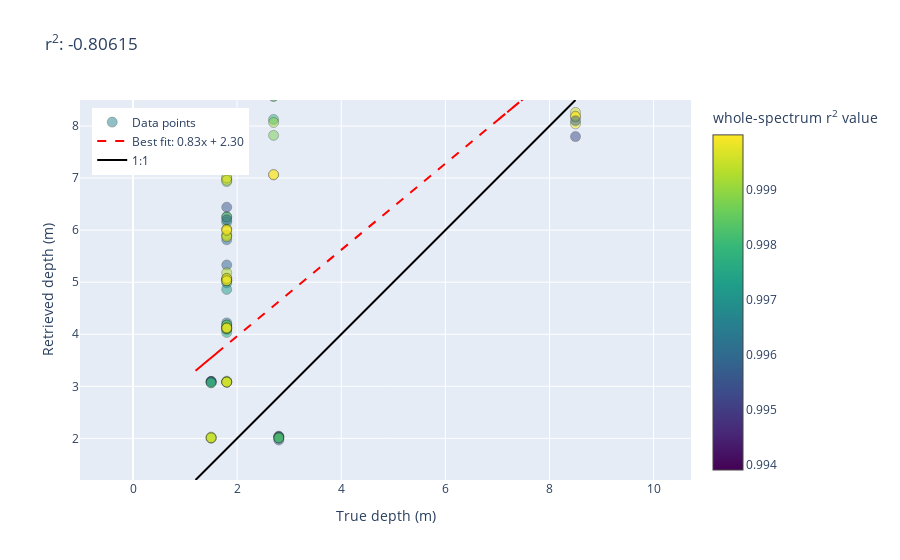

Notebook code for this chart:
### Code cell
# Create a scatter plot of retrieved vs actual depth
scatter = go.Scatter(
    x=validation_data.Depth[:len(fits)],
    y=fits.H,
    mode='markers',
    marker=dict(
        size=10,
        color=fits.r2,
        colorscale='Viridis',
        showscale=True,
        colorbar=dict(title="whole-spectrum r<sup>2</sup> value"),
        line=dict(width=0.5, color='#000000'),
        opacity=0.5,
        # assign hover labels the respective values in validation_data
      ),
        name='Data points',
        hovertext=[f"K: {K:.2f}, bb: {bb:.2f}, r<sup>2</sup>: {r2:.5f}, sa: {sa:.5f}, sample: {i}" for K, bb, r2, sa, i in zip(fits.K, fits.bb, fits.r2, fits.spectral_angle, fits.index)],
    # hoverinfo="text"
)

p = np.polyfit(validation_data.Depth[:len(fits)], fits.H, 1)
pred = np.polyval(p, validation_data.Depth[:len(fits)])
# THIS LOOKS WRONG
best_fit_line = go.Scatter(
    x=validation_data.Depth[:len(fits)],
    y=pred,
    mode='lines',
    line=dict(color='red', dash='dash'),
    name=f"Best fit: {p[0]:.2f}x + {p[1]:.2f}",
)
one_to_one_line = go.Scatter(
    x=[min(validation_data.Depth[:len(fits)]), max(validation_data.Depth[:len(fits)])],
    y=[min(validation_data.Depth[:len(fits)]), max(validation_data.Depth[:len(fits)])],
    mode='lines',
    line=dict(color='black'),
    name='1:1'
)

plot = True
if plot:
    fig = make_subplots()
    fig.add_trace(scatter)
    fig.add_trace(best_fit_line)
    fig.add_trace(one_to_one_line)

    # Update layout
    fig.update_layout(
        title=f"r<sup>2</sup>: {r2_score(validation_data.Depth[:len(fits)], fits.H):.5f}",
        xaxis_title="True depth (m)",
        yaxis_title="Retrieved depth (m)",
        xaxis=dict(range=[min(validation_data.Depth[:len(fits)]), max(validation_data.Depth[:len(fits)])], scaleanchor='y', scaleratio=1),
        yaxis=dict(range=[min(validation_data.Depth[:len(fits)]), max(validation_data.Depth[:len(fits)])], scaleanchor='x', scaleratio=1),
        legend=dict(x=0.02, y=0.98),   
    )

    fig.update_yaxes(
        scaleanchor='x',
        scaleratio=1,
    )

    # show the figure
    fig.show()

### Figure 1 — Plotly figure (JSON) as saved in the notebook; plotly's stock layout.template omitted (floating-point values rounded to 4 significant figures)
{"data": [{"hovertext": ["K: -1.57, bb: 0.10, r<sup>2</sup>: 0.99659, sa: 0.01582, sample: 0", "K: -5.94, bb: 0.32, r<sup>2</sup>: 0.99818, sa: 0.01149, sample: 1", "K: 0.27, bb: 0.22, r<sup>2</sup>: 0.99765, sa: 0.01310, sample: 2", "K: -2.86, bb: 2.40, r<sup>2</sup>: 0.99901, sa: 0.00847, sample: 3", "K: -3.83, bb: 0.05, r<sup>2</sup>: 0.99899, sa: 0.00861, sample: 4", "K: -2.65, bb: 0.18, r<sup>2</sup>: 0.99920, sa: 0.00763, sample: 5", "K: -0.29, bb: 0.78, r<sup>2</sup>: 0.99930, sa: 0.00713, sample: 6", "K: -2.25, bb: 0.32, r<sup>2</sup>: 0.99948, sa: 0.00615, sample: 7", "K: -2.83, bb: 0.14, r<sup>2</sup>: 0.99959, sa: 0.00549, sample: 8", "K: -2.81, bb: 0.16, r<sup>2</sup>: 0.99958, sa: 0.00550, sample: 9", "K: 0.09, bb: 0.07, r<sup>2</sup>: 0.99629, sa: 0.01464, sample: 10", "K: -0.10, bb: 0.07, r<sup>2</sup>: 0.99706, sa: 0.01311, sample: 11", "K: -0.26, bb: 0.05, r<sup>2</sup>: 0.99660, sa: 0.01402, sample: 12", "K: -0.19, bb: 0.10, r<sup>2</sup>: 0.99709, sa: 0.01297, sample: 13", "K: -0.15, bb: 0.09, r<sup>2</sup>: 0.99820, sa: 0.01009, sample: 14", "K: -0.34, bb: 0.06, r<sup>2</sup>: 0.99867, sa: 0.00878, sample: 15", "K: -0.37, bb: 0.05, r<sup>2</sup>: 0.99891, sa: 0.00790, sample: 16", "K: -0.32, bb: 0.06, r<sup>2</sup>: 0.99915, sa: 0.00700, sample: 17", "K: -0.30, bb: 0.07, r<sup>2</sup>: 0.99939, sa: 0.00592, sample: 18", "K: -0.27, bb: 0.07, r<sup>2</sup>: 0.99950, sa: 0.00536, sample: 19", "K: 0.22, bb: 0.07, r<sup>2</sup>: 0.99432, sa: 0.01952, sample: 20", "K: -0.02, bb: 0.08, r<sup>2</sup>: 0.99636, sa: 0.01596, sample: 21", "K: -0.04, bb: 0.08, r<sup>2</sup>: 0.99563, sa: 0.01713, sample: 22", "K: -0.01, bb: 0.06, r<sup>2</sup>: 0.99758, sa: 0.01287, sample: 23", "K: 0.13, bb: 0.07, r<sup>2</sup>: 0.99752, sa: 0.01293, sample: 24", "K: 0.07, bb: 0.08, r<sup>2</sup>: 0.99856, sa: 0.00990, sample: 25", "K: 0.03, bb: 0.07, r<sup>2</sup>: 0.99925, sa: 0.00708, sample: 26", "K: -0.09, bb: 0.05, r<sup>2</sup>: 0.99915, sa: 0.00759, sample: 27", "K: -0.05, bb: 0.06, r<sup>2</sup>: 0.99950, sa: 0.00579, sample: 28", "K: -0.03, bb: 0.07, r<sup>2</sup>: 0.99956, sa: 0.00542, sample: 29", "K: 0.17, bb: 0.06, r<sup>2</sup>: 0.99430, sa: 0.02336, sample: 30", "K: 0.01, bb: 0.07, r<sup>2</sup>: 0.99512, sa: 0.02164, sample: 31", "K: 0.18, bb: 0.08, r<sup>2</sup>: 0.99709, sa: 0.01666, sample: 32", "K: -0.07, bb: 0.07, r<sup>2</sup>: 0.99732, sa: 0.01599, sample: 33", "K: 0.01, bb: 0.06, r<sup>2</sup>: 0.99811, sa: 0.01341, sample: 34", "K: 0.12, bb: 0.08, r<sup>2</sup>: 0.99830, sa: 0.01283, sample: 35", "K: 0.05, bb: 0.05, r<sup>2</sup>: 0.99921, sa: 0.00870, sample: 36", "K: 0.06, bb: 0.06, r<sup>2</sup>: 0.99938, sa: 0.00770, sample: 37", "K: 0.06, bb: 0.06, r<sup>2</sup>: 0.99961, sa: 0.00614, sample: 38", "K: 0.06, bb: 0.06, r<sup>2</sup>: 0.99967, sa: 0.00566, sample: 39", "K: 0.38, bb: 0.06, r<sup>2</sup>: 0.99489, sa: 0.02562, sample: 40", "K: 0.26, bb: 0.06, r<sup>2</sup>: 0.99619, sa: 0.02237, sample: 41", "K: 0.26, bb: 0.05, r<sup>2</sup>: 0.99676, sa: 0.02031, sample: 42", "K: 0.17, bb: 0.06, r<sup>2</sup>: 0.99789, sa: 0.01654, sample: 43", "K: 0.12, bb: 0.04, r<sup>2</sup>: 0.99783, sa: 0.01675, sample: 44", "K: 0.18, bb: 0.05, r<sup>2</sup>: 0.99857, sa: 0.01371, sample: 45", "K: 0.08, bb: 0.04, r<sup>2</sup>: 0.99913, sa: 0.01068, sample: 46", "K: 0.13, bb: 0.04, r<sup>2</sup>: 0.99960, sa: 0.00719, sample: 47", "K: 0.10, bb: 0.04, r<sup>2</sup>: 0.99974, sa: 0.00580, sample: 48", "K: 0.10, bb: 0.04, r<sup>2</sup>: 0.99977, sa: 0.00548, sample: 49", "K: 0.20, bb: 0.05, r<sup>2</sup>: 0.99587, sa: 0.02611, sample: 50", "K: 0.02, bb: 0.02, r<sup>2</sup>: 0.99709, sa: 0.02188, sample: 51", "K: 0.20, bb: 0.02, r<sup>2</sup>: 0.99726, sa: 0.02122, sample: 52", "K: 0.18, bb: 0.03, r<sup>2</sup>: 0.99792, sa: 0.01845, sample: 53", "K: 0.16, bb: 0.04, r<sup>2</sup>: 0.99855, sa: 0.01539, sample: 54", "K: 0.14, bb: 0.05, r<sup>2</sup>: 0.99933, sa: 0.01036, sample: 55", "K: 0.19, bb: 0.04, r<sup>2</sup>: 0.99951, sa: 0.00892, sample: 56", "K: 0.15, bb: 0.03, r<sup>2</sup>: 0.99972, sa: 0.00676, sample: 57", "K: 0.17, bb: 0.04, r<sup>2</sup>: 0.99986, sa: 0.00483, sample: 58", "K: 0.17, bb: 0.03, r<sup>2</sup>: 0.99991, sa: 0.00385, sample: 59", "K: 0.26, bb: 0.04, r<sup>2</sup>: 0.99658, sa: 0.02577, sample: 60", "K: 0.33, bb: 0.03, r<sup>2</sup>: 0.99614, sa: 0.02702, sample: 61", "K: 0.26, bb: 0.05, r<sup>2</sup>: 0.99774, sa: 0.02062, sample: 62", "K: 0.19, bb: 0.03, r<sup>2</sup>: 0.99875, sa: 0.01549, sample: 63", "K: 0.19, bb: 0.05, r<sup>2</sup>: 0.99853, sa: 0.01656, sample: 64", "K: 0.23, bb: 0.03, r<sup>2</sup>: 0.99923, sa: 0.01211, sample: 65", "K: 0.30, bb: 0.04, r<sup>2</sup>: 0.99946, sa: 0.01012, sample: 66", "K: 0.24, bb: 0.04, r<sup>2</sup>: 0.99973, sa: 0.00708, sample: 67", "K: 0.25, bb: 0.04, r<sup>2</sup>: 0.99991, sa: 0.00421, sample: 68", "K: 0.25, bb: 0.04, r<sup>2</sup>: 0.99998, sa: 0.00216, sample: 69", "K: 0.25, bb: 0.04, r<sup>2</sup>: 0.99552, sa: 0.03051, sample: 70", "K: 0.11, bb: 0.03, r<sup>2</sup>: 0.99577, sa: 0.02934, sample: 71", "K: 0.40, bb: 0.06, r<sup>2</sup>: 0.99710, sa: 0.02443, sample: 72", "K: 0.37, bb: 0.05, r<sup>2</sup>: 0.99833, sa: 0.01850, sample: 73", "K: 0.26, bb: 0.05, r<sup>2</sup>: 0.99843, sa: 0.01798, sample: 74", "K: 0.26, bb: 0.04, r<sup>2</sup>: 0.99903, sa: 0.01423, sample: 75", "K: 0.31, bb: 0.05, r<sup>2</sup>: 0.99951, sa: 0.01007, sample: 76", "K: 0.31, bb: 0.05, r<sup>2</sup>: 0.99980, sa: 0.00641, sample: 77", "K: 0.33, bb: 0.05, r<sup>2</sup>: 0.99995, sa: 0.00326, sample: 78", "K: 0.32, bb: 0.05, r<sup>2</sup>: 0.99999, sa: 0.00146, sample: 79", "K: 0.32, bb: 0.06, r<sup>2</sup>: 0.99545, sa: 0.03152, sample: 80", "K: 0.51, bb: 0.06, r<sup>2</sup>: 0.99648, sa: 0.02762, sample: 81", "K: 0.55, bb: 0.06, r<sup>2</sup>: 0.99784, sa: 0.02147, sample: 82", "K: 0.39, bb: 0.06, r<sup>2</sup>: 0.99857, sa: 0.01773, sample: 83", "K: 0.34, bb: 0.05, r<sup>2</sup>: 0.99873, sa: 0.01671, sample: 84", "K: 0.38, bb: 0.06, r<sup>2</sup>: 0.99896, sa: 0.01495, sample: 85", "K: 0.39, bb: 0.06, r<sup>2</sup>: 0.99958, sa: 0.00951, sample: 86", "K: 0.36, bb: 0.05, r<sup>2</sup>: 0.99983, sa: 0.00604, sample: 87", "K: 0.37, bb: 0.06, r<sup>2</sup>: 0.99994, sa: 0.00369, sample: 88", "K: 0.37, bb: 0.06, r<sup>2</sup>: 0.99999, sa: 0.00126, sample: 89", "K: 0.39, bb: 0.06, r<sup>2</sup>: 0.99391, sa: 0.03670, sample: 90", "K: 0.28, bb: 0.05, r<sup>2</sup>: 0.99529, sa: 0.03235, sample: 91", "K: 0.34, bb: 0.05, r<sup>2</sup>: 0.99593, sa: 0.03018, sample: 92", "K: 0.43, bb: 0.06, r<sup>2</sup>: 0.99796, sa: 0.02131, sample: 93", "K: 0.44, bb: 0.06, r<sup>2</sup>: 0.99841, sa: 0.01889, sample: 94", "K: 0.42, bb: 0.06, r<sup>2</sup>: 0.99873, sa: 0.01673, sample: 95", "K: 0.42, bb: 0.06, r<sup>2</sup>: 0.99946, sa: 0.01095, sample: 96", "K: 0.41, bb: 0.06, r<sup>2</sup>: 0.99978, sa: 0.00705, sample: 97", "K: 0.42, bb: 0.06, r<sup>2</sup>: 0.99993, sa: 0.00393, sample: 98", "K: 0.42, bb: 0.06, r<sup>2</sup>: 0.99999, sa: 0.00122, sample: 99"], "marker": {"color": [0.9966, 0.9982, 0.9976, 0.999, 0.999, 0.9992, 0.9993, 0.9995, 0.9996, 0.9996, 0.9963, 0.9971, 0.9966, 0.9971, 0.9982, 0.9987, 0.9989, 0.9992, 0.9994, 0.9995, 0.9943, 0.9964, 0.9956, 0.9976, 0.9975, 0.9986, 0.9992, 0.9991, 0.9995, 0.9996, 0.9943, 0.9951, 0.9971, 0.9973, 0.9981, 0.9983, 0.9992, 0.9994, 0.9996, 0.9997, 0.9949, 0.9962, 0.9968, 0.9979, 0.9978, 0.9986, 0.9991, 0.9996, 0.9997, 0.9998, 0.9959, 0.9971, 0.9973, 0.9979, 0.9985, 0.9993, 0.9995, 0.9997, 0.9999, 0.9999, 0.9966, 0.9961, 0.9977, 0.9987, 0.9985, 0.9992, 0.9995, 0.9997, 0.9999, 1.0, 0.9955, 0.9958, 0.9971, 0.9983, 0.9984, 0.999, 0.9995, 0.9998, 0.9999, 1.0, 0.9954, 0.9965, 0.9978, 0.9986, 0.9987, 0.999, 0.9996, 0.9998, 0.9999, 1.0, 0.9939, 0.9953, 0.9959, 0.998, 0.9984, 0.9987, 0.9995, 0.9998, 0.9999, 1.0], "colorbar": {"title": {"text": "whole-spectrum r<sup>2</sup> value"}}, "colorscale": [[0, "#440154"], [0.1111, "#482878"], [0.2222, "#3e4989"], [0.3333, "#31688e"], [0.4444, "#26828e"], [0.5556, "#1f9e89"], [0.6667, "#35b779"], [0.7778, "#6ece58"], [0.8889, "#b5de2b"], [1, "#fde725"]], "line": {"color": "#000000", "width": 0.5}, "opacity": 0.5, "showscale": true, "size": 10}, "mode": "markers", "name": "Data points", "type": "scatter", "x": [1.6, 1.6, 1.6, 1.6, 1.6, 1.6, 1.6, 1.6, 1.6, 1.2, 1.2, 1.2, 1.2, 1.2, 1.2, 1.2, 1.2, 1.2, 2.8, 2.8, 2.8, 2.8, 2.8, 2.8, 2.8, 2.8, 1.5, 1.5, 1.5, 1.5, 1.5, 1.5, 1.5, 1.5, 1.5, 1.8, 1.8, 1.8, 1.8, 1.8, 1.8, 1.8, 1.8, 1.8, 1.8, 1.8, 1.8, 1.8, 1.8, 1.8, 1.8, 1.8, 1.8, 1.8, 1.8, 1.8, 1.8, 1.8, 1.8, 1.8, 1.8, 1.8, 1.8, 1.8, 1.8, 1.8, 1.8, 1.8, 1.8, 1.8, 1.8, 1.8, 1.8, 1.8, 1.8, 1.8, 1.8, 1.8, 2.7, 2.7, 2.7, 2.7, 2.7, 2.7, 2.7, 2.7, 8.5, 8.5, 8.5, 8.5, 8.5, 8.5, 8.5, 8.5, 8.5, 7, 7, 7, 7, 7], "y": [0.1288, 0.08471, 0.1004, 0.02459, 0.1096, 0.09558, 0.05358, 0.08389, 0.1045, 0.1003, 1.024, 1.023, 1.038, 0.9918, 0.9774, 1.018, 1.033, 1.03, 1.015, 1.017, 2.042, 2.034, 1.968, 2.021, 2.002, 2.01, 2.001, 2.025, 2.011, 2.01, 3.091, 3.095, 3.071, 3.089, 3.066, 3.099, 3.081, 3.08, 3.083, 3.081, 4.136, 4.218, 4.084, 4.176, 4.035, 4.177, 4.115, 4.112, 4.116, 4.124, 5.33, 4.987, 4.862, 5.033, 5.075, 5.181, 5.06, 5.031, 5.075, 5.026, 6.258, 5.814, 6.151, 5.909, 6.253, 5.892, 6.015, 5.871, 6.018, 5.994, 6.441, 6.199, 7.374, 7.201, 6.932, 6.993, 7.008, 6.959, 7.06, 7.07, 8.666, 8.577, 8.126, 8.567, 7.82, 8.068, 8.263, 8.042, 8.176, 8.19, 9.416, 7.797, 8.1, 9.495, 8.794, 9.331, 9.208, 9.103, 9.26, 9.258]}, {"line": {"color": "red", "dash": "dash"}, "mode": "lines", "name": "Best fit: 0.83x + 2.30", "type": "scatter", "x": [1.6, 1.6, 1.6, 1.6, 1.6, 1.6, 1.6, 1.6, 1.6, 1.2, 1.2, 1.2, 1.2, 1.2, 1.2, 1.2, 1.2, 1.2, 2.8, 2.8, 2.8, 2.8, 2.8, 2.8, 2.8, 2.8, 1.5, 1.5, 1.5, 1.5, 1.5, 1.5, 1.5, 1.5, 1.5, 1.8, 1.8, 1.8, 1.8, 1.8, 1.8, 1.8, 1.8, 1.8, 1.8, 1.8, 1.8, 1.8, 1.8, 1.8, 1.8, 1.8, 1.8, 1.8, 1.8, 1.8, 1.8, 1.8, 1.8, 1.8, 1.8, 1.8, 1.8, 1.8, 1.8, 1.8, 1.8, 1.8, 1.8, 1.8, 1.8, 1.8, 1.8, 1.8, 1.8, 1.8, 1.8, 1.8, 2.7, 2.7, 2.7, 2.7, 2.7, 2.7, 2.7, 2.7, 8.5, 8.5, 8.5, 8.5, 8.5, 8.5, 8.5, 8.5, 8.5, 7, 7, 7, 7, 7], "y": [3.631, 3.631, 3.631, 3.631, 3.631, 3.631, 3.631, 3.631, 3.631, 3.299, 3.299, 3.299, 3.299, 3.299, 3.299, 3.299, 3.299, 3.299, 4.626, 4.626, 4.626, 4.626, 4.626, 4.626, 4.626, 4.626, 3.548, 3.548, 3.548, 3.548, 3.548, 3.548, 3.548, 3.548, 3.548, 3.797, 3.797, 3.797, 3.797, 3.797, 3.797, 3.797, 3.797, 3.797, 3.797, 3.797, 3.797, 3.797, 3.797, 3.797, 3.797, 3.797, 3.797, 3.797, 3.797, 3.797, 3.797, 3.797, 3.797, 3.797, 3.797, 3.797, 3.797, 3.797, 3.797, 3.797, 3.797, 3.797, 3.797, 3.797, 3.797, 3.797, 3.797, 3.797, 3.797, 3.797, 3.797, 3.797, 4.543, 4.543, 4.543, 4.543, 4.543, 4.543, 4.543, 4.543, 9.353, 9.353, 9.353, 9.353, 9.353, 9.353, 9.353, 9.353, 9.353, 8.109, 8.109, 8.109, 8.109, 8.109]}, {"line": {"color": "black"}, "mode": "lines", "name": "1:1", "type": "scatter", "x": [1.2, 8.5], "y": [1.2, 8.5]}], "layout": {"legend": {"x": 0.02, "y": 0.98}, "title": {"text": "r<sup>2</sup>: -0.80615"}, "xaxis": {"anchor": "y", "domain": [0, 1], "range": [1.2, 8.5], "scaleanchor": "y", "scaleratio": 1, "title": {"text": "True depth (m)"}}, "yaxis": {"anchor": "x", "domain": [0, 1], "range": [1.2, 8.5], "scaleanchor": "x", "scaleratio": 1, "title": {"text": "Retrieved depth (m)"}}}}
